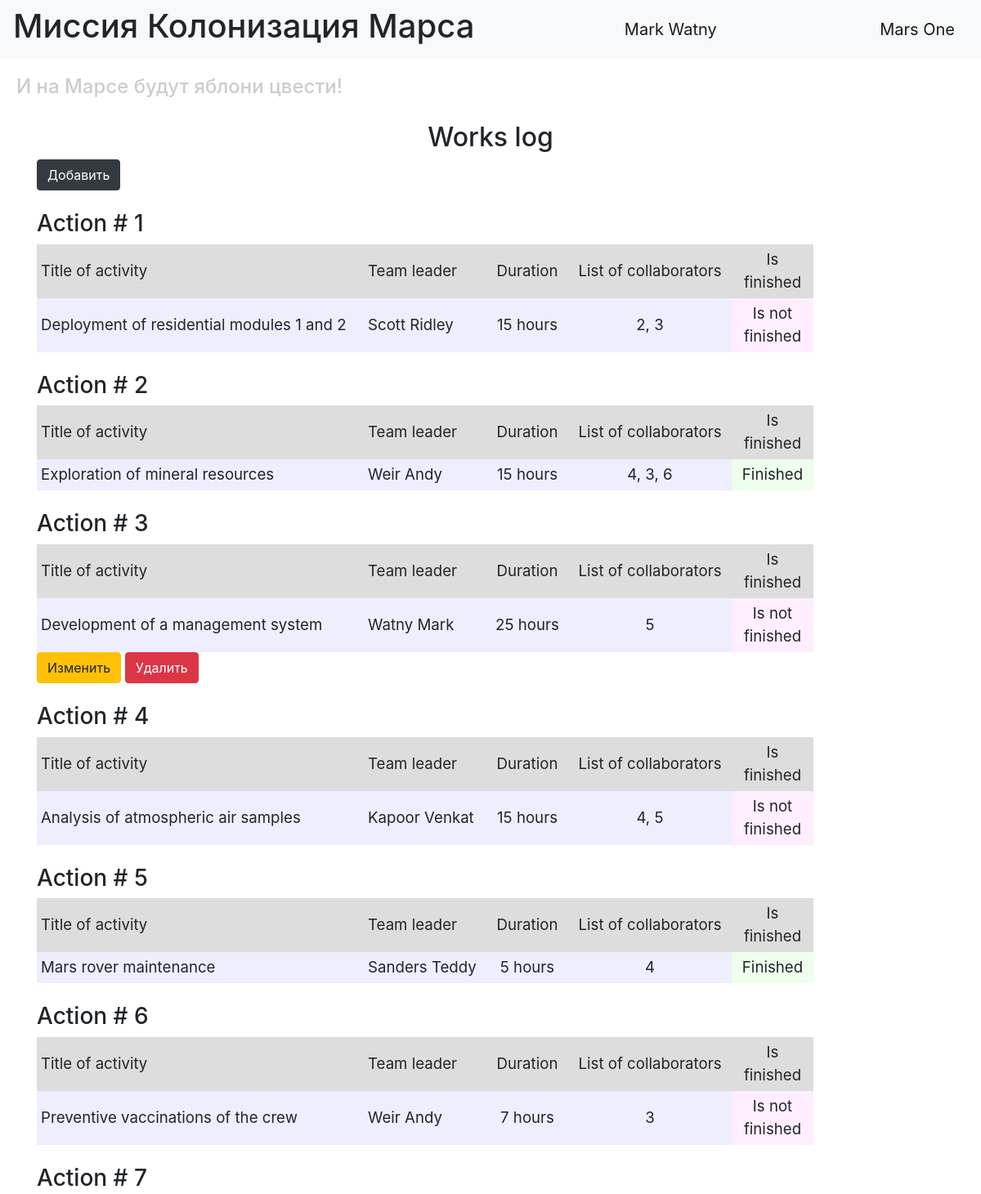
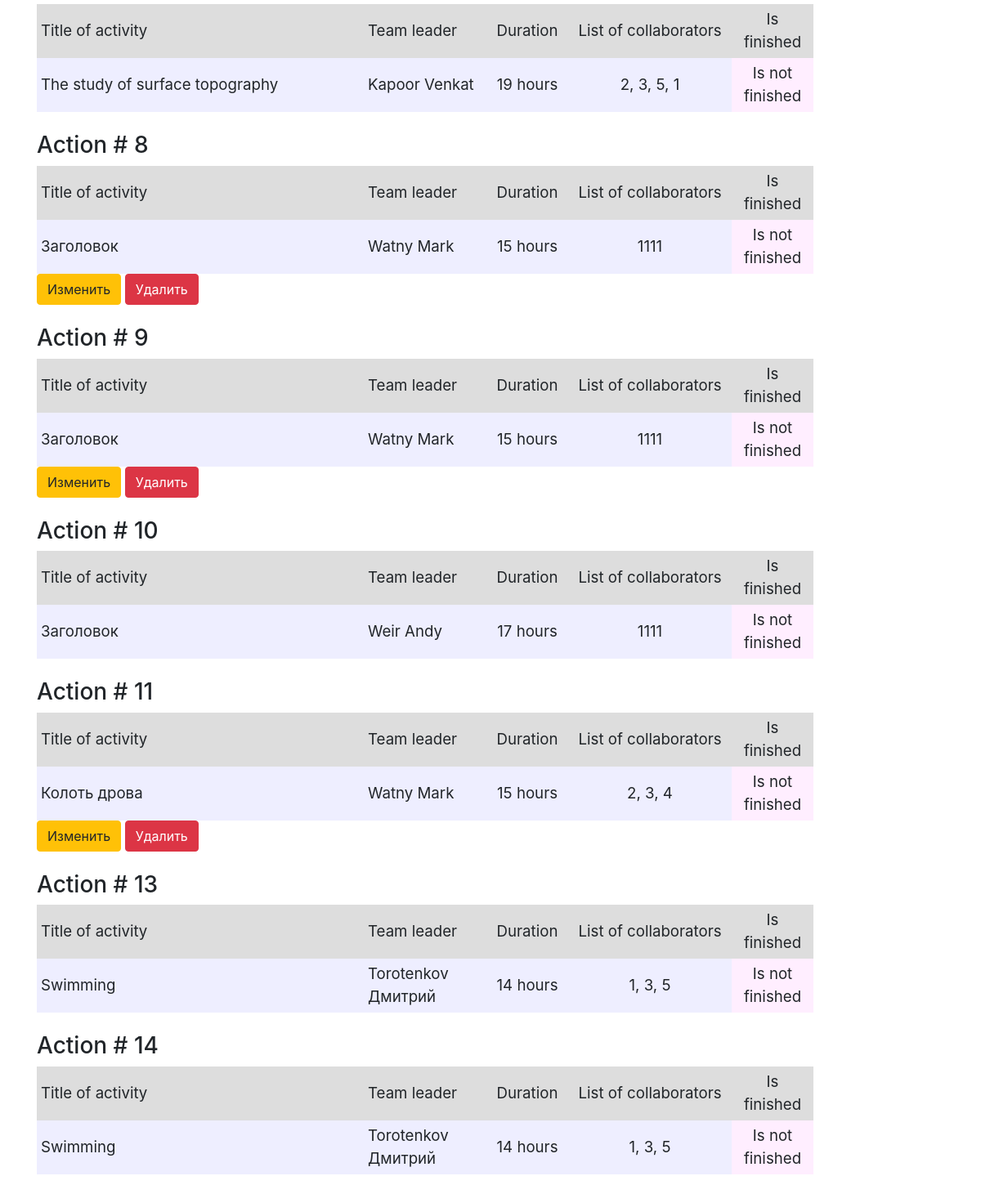
Screenshot of / (signed in) with the database file from the repository (2 pictures, top to bottom).
### data/users.py (models this page shows, shortened)
class User(SqlAlchemyBase, UserMixin, SerializerMixin):
    __tablename__ = 'users'
    id = sqlalchemy.Column(sqlalchemy.Integer, primary_key=True, autoincrement=True)
    surname = sqlalchemy.Column(sqlalchemy.String, nullable=True)
    name = sqlalchemy.Column(sqlalchemy.String, nullable=True)
    age = sqlalchemy.Column(sqlalchemy.Integer, nullable=True)
    position = sqlalchemy.Column(sqlalchemy.String, nullable=True)
    speciality = sqlalchemy.Column(sqlalchemy.String, nullable=True)
    address = sqlalchemy.Column(sqlalchemy.String, nullable=True)
    email = sqlalchemy.Column(sqlalchemy.String, index=True, unique=True, nullable=True)
    hashed_password = sqlalchemy.Column(sqlalchemy.String, nullable=True)
    modifed_date = sqlalchemy.Column(sqlalchemy.DateTime, default=datetime.datetime.now)
    jobs = orm.relation("Jobs", back_populates='user')

### data/jobs.py (models this page shows, shortened)
class Jobs(SqlAlchemyBase, SerializerMixin):
    __tablename__ = 'jobs'
    id = sqlalchemy.Column(sqlalchemy.Integer, primary_key=True)
    job = sqlalchemy.Column(sqlalchemy.String, nullable=True)
    work_size = sqlalchemy.Column(sqlalchemy.Integer, nullable=True, default=0)
    collaborators = sqlalchemy.Column(sqlalchemy.String, nullable=True)
    start_date = sqlalchemy.Column(sqlalchemy.String, default=datetime.datetime.now)
    end_date = sqlalchemy.Column(sqlalchemy.String, default=datetime.datetime.now)
    is_finished = sqlalchemy.Column(sqlalchemy.Boolean, default=True)
    team_leader = sqlalchemy.Column(sqlalchemy.Integer, sqlalchemy.ForeignKey("users.id"))
    user = orm.relation('User')

### main.py (the view)
@app.route("/")
def index():
    db_sess = db_session.create_session()
    jobs = db_sess.query(Jobs).all()
    users = db_sess.query(User).all()
    names = {name.id: (name.surname, name.name) for name in users}
    return render_template("index.html", jobs=jobs, names=names, title='Work log')

### data/db_session.py (called while the page is built)
def create_session() -> Session:
    global __factory
    return __factory()

### main.py (called while the page is built)
@login_manager.user_loader
def load_user(user_id):
    db_sess = db_session.create_session()
    return db_sess.query(User).get(user_id)

### templates/index.html (shortened to what this page needs)
{% extends "base.html" %}
{% block content %}
<h2 align="center">Works log</h2>
{% if current_user.is_authenticated %}
<div>
    <a href="/addjob" class="btn btn-dark">
            Добавить
        </a>
</div>
{% endif %}
<br>
{% for job in jobs %}
<h3>Action # {{ job.id }}</h3>
<div class="table_container">
    <table class="my_table">
        <tr class="my_row">
            <td class="title" width="400px" bgcolor="#dddddd">Title of activity</td>
            <td class="title" width="150px" bgcolor="#dddddd">Team leader</td>
            <td class="title" width="100px" bgcolor="#dddddd" align="center">Duration</td>
            <td class="title" width="200px" bgcolor="#dddddd" align="center">List of collaborators</td>
            <td class="title" width="100px" bgcolor="#dddddd" align="center">Is finished</td>
        </tr>
        <tr class="my_row">
            <td class="ordinary" bgcolor="#eeeeff">{{ job.job.capitalize() }}</td>
            <td class="ordinary" bgcolor="#eeeeff">{{ names[job.team_leader][0] }} {{ names[job.team_leader][1] }}</td>
            <td class="ordinary" bgcolor="#eeeeff" align="center">{{ job.work_size }} hours</td>
            <td class="ordinary" bgcolor="#eeeeff" align="center">{{ job.collaborators }}</td>
            {% if job.is_finished %}
            <td class="ordinary" bgcolor="#eeffee" align="center">Finished</td>
            {% else %}
            <td class="ordinary" bgcolor="#ffeeff" align="center">Is not finished</td>
            {% endif %}
        </tr>
    </table>
</div>
{% if current_user.is_authenticated and (current_user.id == job.team_leader or current_user.id == 1)%}
    <div>
        <a href="/editjob/{{ job.id }}" class="btn btn-warning">
            Изменить
        </a>
        <a href="/jobs_delete/{{ job.id }}" class="btn btn-danger">
            Удалить
        </a>
    </div>
{% endif %}
<br>
{% endfor %}
{% endblock %}

### templates/base.html (shortened to what this page needs)
<!DOCTYPE html>
<html lang="en">
<head>
    <link rel="stylesheet" href="https://stackpath.bootstrapcdn.com/bootstrap/4.4.1/css/bootstrap.min.css"
>
    <link rel="stylesheet" type="text/css" href="../static/css/style.css"/>
</head>
<body>
<header>
    <nav class="navbar navbar-light bg-light">
        <h1>Миссия Колонизация Марса</h1>
        {% if current_user.is_authenticated %}
        <a class="navbar-brand" href="/logout">{{ current_user.name }} {{ current_user.surname }}</a>
        {% else %}
        <p>
            <a class="btn btn-primary " href="/register">Register</a>
            <a class="btn btn-success" href="/login">Log in</a>
        </p>
        {% endif %}
        <a class="navbar-brand" href="#">Mars One</a>
    </nav>
    <h4>И на Марсе будут яблони цвести!</h4>
</header>
<main role="main" class="container">
    {% block content %}{% endblock %}
</main>
</body>
</html>

### static/css/style.css (style rules this page uses)
td.title { background-color: "#dddddd"; align: "center"; font-size: 14pt; padding: 5px; }
td.ordinary { background-color: "#eeeeff"; align: "center"; font-size: 14pt; padding: 5px; }
h4 { color: #cccccc; padding: 20px; }

### rows the page displays
User: name "Mark", surname "Watny"
Jobs: id "1", job "Deployment of residential modules 1 and 2", team_leader.surname "Scott", team_leader.name "Ridley", work_size "15", collaborators "2, 3", is_finished "Is not finished"
Jobs: id "2", job "Exploration of mineral resources", team_leader.surname "Weir", team_leader.name "Andy", work_size "15", collaborators "4, 3, 6", is_finished "Finished"
Jobs: id "3", job "Development of a management system", team_leader.surname "Watny", team_leader.name "Mark", work_size "25", collaborators "5", is_finished "Is not finished"
Jobs: id "4", job "Analysis of atmospheric air samples", team_leader.surname "Kapoor", team_leader.name "Venkat", work_size "15", collaborators "4, 5", is_finished "Is not finished"
Jobs: id "5", job "Mars rover maintenance", team_leader.surname "Sanders", team_leader.name "Teddy", work_size "5", collaborators "4", is_finished "Finished"
Jobs: id "6", job "Preventive vaccinations of the crew", team_leader.surname "Weir", team_leader.name "Andy", work_size "7", collaborators "3", is_finished "Is not finished"
Jobs: id "7", job "The study of surface topography", team_leader.surname "Kapoor", team_leader.name "Venkat", work_size "19", collaborators "2, 3, 5, 1", is_finished "Is not finished"
Jobs: id "8", job "Заголовок", team_leader.surname "Watny", team_leader.name "Mark", work_size "15", collaborators "1111", is_finished "Is not finished"
Jobs: id "9", job "Заголовок", team_leader.surname "Watny", team_leader.name "Mark", work_size "15", collaborators "1111", is_finished "Is not finished"
Jobs: id "10", job "Заголовок", team_leader.surname "Weir", team_leader.name "Andy", work_size "17", collaborators "1111", is_finished "Is not finished"
Jobs: id "11", job "Колоть дрова", team_leader.surname "Watny", team_leader.name "Mark", work_size "15", collaborators "2, 3, 4", is_finished "Is not finished"
Jobs: id "13", job "Swimming", team_leader.surname "Torotenkov", team_leader.name "Дмитрий", work_size "14", collaborators "1, 3, 5", is_finished "Is not finished"
Jobs: id "14", job "Swimming", team_leader.surname "Torotenkov", team_leader.name "Дмитрий", work_size "14", collaborators "1, 3, 5", is_finished "Is not finished"
